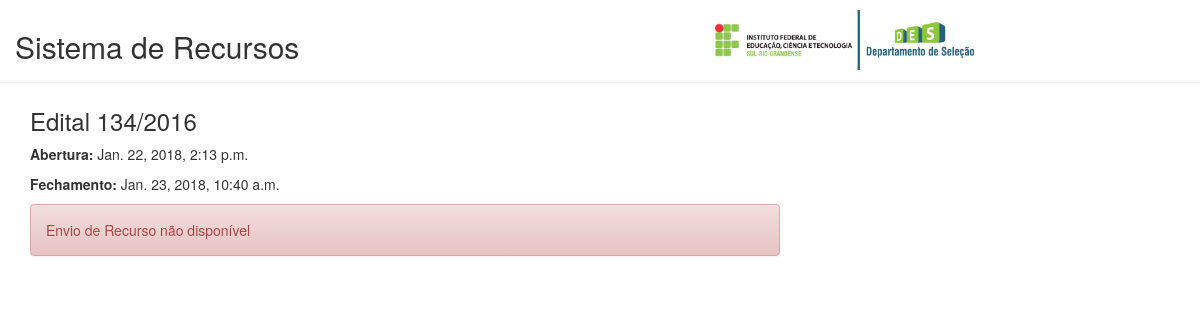
The app's page /sistemarecursos/4/ with its own data.
### sistemarecursos/models.py (models this page shows, shortened)
class EtapaRecurso(models.Model):
	edital = models.CharField(max_length=200)
	tipoProva = models.CharField(max_length=200)
	dataAbertura = models.DateTimeField('Data Abertura')
	dataFechamento = models.DateTimeField('Data Fechamento')
	def ativo(self):
		agora = timezone.now()
		if (agora >= self.dataAbertura) and (agora <= self.dataFechamento):
			return True
		else:
			return False

### sistemarecursos/views.py (the view)
# urls.py: url(r'^(?P<etapa_id>[0-9]+)/$', views.etaparecurso, name='etaparecurso'),
def etaparecurso(request, etapa_id):
	etaparecurso = get_object_or_404(EtapaRecurso, id=etapa_id)
	agora = timezone.now()
	erro = None
	if request.method == "POST":
		form = loginCandidatoForm(request.POST)
		if form.is_valid():
			inscricao = form.cleaned_data['inscricao']
			rg = form.cleaned_data['rg']
			candidato = Candidato.objects.filter(inscricao=inscricao, rg=rg, etapaRecurso=etaparecurso)
			if Candidato.objects.filter(inscricao=inscricao, rg=rg, etapaRecurso=etaparecurso):
				request.session['candidato'] = inscricao
				return redirect('addrecurso', etapa_id=etapa_id)
			else:
				return render(request, 'sistemarecursos/detalhe_etapa.html', {'etapa' : etaparecurso, 'agora': agora, 'form' : form, 'erro': 'erro', 'msg':"Candidato não encontrado"})
	else:
		form = loginCandidatoForm()
	return render(request, 'sistemarecursos/detalhe_etapa.html', {'etapa' : etaparecurso, 'agora': agora, 'form' : form})

### sistemarecursos/templates/sistemarecursos/detalhe_etapa.html
{% extends 'sistemarecursos/base.html' %}
{% block content %}
	<h3>Edital {{ etapa.edital }}</h3>
	<p><strong>Abertura:</strong> {{ etapa.dataAbertura }}</p>
	<p><strong>Fechamento:</strong> {{ etapa.dataFechamento }}</p>
	{% if etapa.ativo %}
	<div class="well">
		{% if erro == "erro" %}
			<div class="alert alert-warning" role="alert">{{msg}}</div>
		{% endif %}
		<form method="POST" class="form-horizontal">{% csrf_token %}
			<div class="form-group">
		    <label class="control-label col-sm-2" for="{{ form.inscricao.id_for_label }}">Inscricao:</label>
				<div class="col-sm-3" style="width: 26%">
					{{ form.inscricao }}
				</div>
			</div>
			<div class="form-group">
		    <label class="control-label col-sm-2" for="{{ form.rg.id_for_label }}">RG:</label>
				<div class="col-sm-3" style="width: 26%">
				{{ form.rg }}
				</div>
			</div>
			<div class="form-group">
				<div class="col-sm-offset-2 col-sm-10">
					<button type="submit" class="login btn btn-default">Entrar</button>
				</div>
			</div>
		</form>
	</div>
	{% else %}
		<div class="alert alert-danger" role="alert">Envio de Recurso não disponível</div>
	{% endif %}
{% endblock %}

### records on screen
EtapaRecurso: edital "134/2016", dataAbertura "Jan. 22, 2018, 2:13 p.m.", dataFechamento "Jan. 23, 2018, 10:40 a.m."
